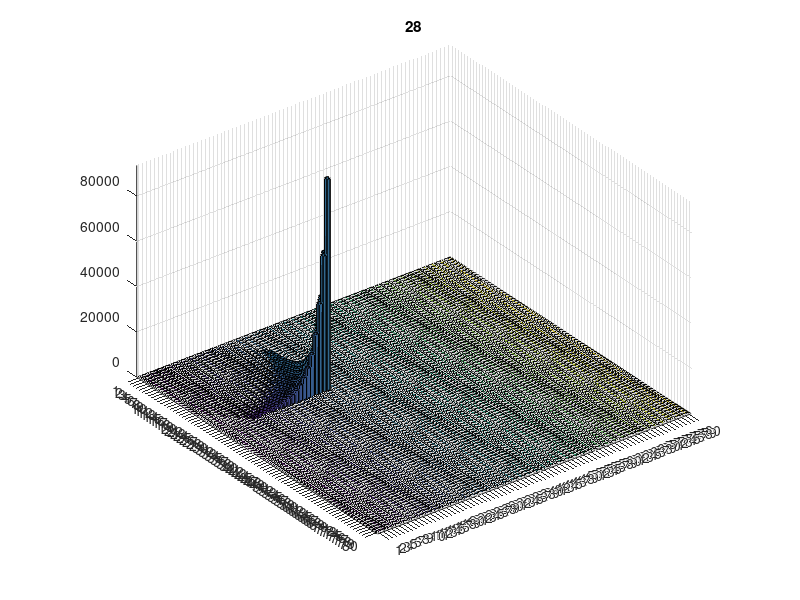

MATLAB code for this plot:
function [t,x] = infection_RK3_lagr_efficient

%%%%%%%%%%%%%%%%%%%%%%%%%%%%%%
% states
% x(1) = target cell (#/mL)
% x(2) = BV ITR/GOI (#/mL)
% x(3) = BV rep/cap (#/mL)
% x(4) = co-infected (#/mL)
% x(5) = infected ITR/GOI (#/mL)
% x(6) = infected rep/cap (#/mL)

tic
C0=1e6; % #/mL
MOIgoi=5; 
MOIrc=5;  

Vgoi0=C0*MOIgoi; % #/mL
Vrc0=C0*MOIrc; % #/mL

Dtau=1;
age_viab=80;
age_end_inf=20;
n_bins=age_viab/Dtau;
n_bins_inf=age_end_inf/Dtau;
age_bins=Dtau:Dtau:age_viab;
startI1=4;
endI1=3+n_bins;
startI2=4+n_bins;
endI2=3+2*n_bins;
startCo=4+2*n_bins;
endCo=3+2*n_bins+n_bins^2;

x0=[C0 Vgoi0 Vrc0 zeros(1,n_bins*2+n_bins^2)];

k_bind=1.3e-9*60; % mL/cell/h Dee and Shuler

% k_bind=1.05e-8*60; % mL/cell/h Nielsen 2003
mu=0.028; % 1/h
k_deathT=8e-5; % 1/h
k_deathI=0.0017; % 1/h
k_degrBV=7e-3; %1/h

% initialization
t_final=100;
t0=0;
hmax = Dtau; % CFL condition % ode23 default: 0.1*(T-t0);
rtol = 1.e-3;
atol = 1.e-6;
threshold=atol/rtol;
t=t0;
x=x0;

% first step selection
k1=inf_model(t0,x0);
r=norm(k1./max(abs(x0),threshold), inf);
h = 0.8*rtol^(1/3)/r;

% pre-allocate arrays
xx=zeros(10e3,length(x0));
tt=zeros(10e3,1);

tt(1)=t0;
xx(1,:)=x0;
i=2;
sum_h=0;
nofailed=true;

while t<t_final

    % step control
    hmin = 16*eps*abs(t);
    h=max(hmin,min(h,hmax));

    if 1.1*h >= t_final - t
        h = t_final - t;
    elseif 1.1*h+sum_h >= Dtau
        h = Dtau - sum_h;
    end

    k2=inf_model(t+h/2,x+k1*h/2);
    k3=inf_model(t+3*h/4,x+3*k2*h/4);

    t_new=t+h;
    x_new=x+h*(2*k1+3*k2+4*k3)/9;

    k4=inf_model(t_new,x_new);

    % estimate error
    e = h*(-5*k1 + 6*k2 + 8*k3 - 9*k4)/72;

    err_est=norm(e./max(max(abs(x),abs(x_new)), threshold), inf);

    if err_est <= rtol
        t=t_new;
        x=x_new;
        k1=k4;
        xx(i,:)=x;
        tt(i,:)=t;

        i=i+1;
        sum_h=sum_h+h;

        temp = 1.25*(err_est/rtol)^(1/3);
        h=h*min(5,1/temp);    
        nofailed=true;
        
        % pre-allocation
        if length(tt)-i<10
            tt=[tt; zeros(1e5,1)];
            xx=[xx;zeros(1e5,length(x0))];
        end

        % age switch
        if sum_h >= Dtau
            sum_h=0;
            
            % reallocate I1
            x(endI1)=x(endI1)+x(endI1-1);
            x(startI1+1:endI1-1)=x(startI1:endI1-2);
            x(startI1)=0;

            % reallocate I2
            x(endI2)=x(endI2)+x(endI2-1);
            x(startI2+1:endI2-1)=x(startI2:endI2-2);
            x(startI2)=0;

            % reallocate co-infected cells
            % max age: accumulate cells
                i1=n_bins;
                i2=(n_bins-age_end_inf/Dtau+1):n_bins;  % i2=2:n_bins;
                i2=i2+startCo-1;
                x(i2+n_bins*(i1-1))=x(i2+n_bins*(i1-1))+x(i2-1+n_bins*(i1-2));
    
                i1=(n_bins-age_end_inf/Dtau+1):n_bins-1; % i1=2:n_bins-1;
                i2=n_bins;
                i2=i2+startCo-1;
                x(i2+n_bins*(i1-1))=x(i2+n_bins*(i1-1))+x(i2-1+n_bins*(i1-2));
            
%             % reallocation
%             
%                 for i1=(n_bins-1):-1:2
%                     for i2=(n_bins-1):-1:2
%                    
%                         x(startCo-1+i2+n_bins*(i1-1))=x(startCo-1+i2-1+n_bins*(i1-2));
%                     end
%                 end

                for i2=(n_bins-1):-1:(age_end_inf/Dtau+1)
                    for i1=i2:-1:(i2-age_end_inf/Dtau+1)                   
                        x(startCo-1+i2+n_bins*(i1-1))=x(startCo-1+i2-1+n_bins*(i1-2));
                    end
                end
                for i1=(n_bins-1):-1:(age_end_inf/Dtau+1)
                    for i2=(i1-1):-1:(i1-age_end_inf/Dtau+1)                   
                        x(startCo-1+i2+n_bins*(i1-1))=x(startCo-1+i2-1+n_bins*(i1-2));
                    end
                end
                for i1=age_end_inf/Dtau:-1:2
                    for i2=2:(age_end_inf/Dtau)
                        x(startCo-1+i2+n_bins*(i1-1))=x(startCo-1+i2-1+n_bins*(i1-2));
                    end
                end

            % empty first bin
                i1=1;
                i2=1:age_end_inf/Dtau; % i2=1:n_bins-1;
                i2=i2+startCo-1;
                x(i2+n_bins*(i1-1))=0;

                i1=2:age_end_inf/Dtau;
                i2=1;
                i2=i2+startCo-1;
                x(i2+n_bins*(i1-1))=0;

            k1=inf_model(t,x);
        end

    else
      if nofailed
        nofailed = false;
        h = max(hmin, h * max(0.5, 0.8*(rtol/err_est)^(1/3)));
      
      else
        h = max(hmin, 0.5 * h);
      end
    
    end

    if h <= hmin
        warning('Step size %e too small at t = %e.\n',h,t);
        break
    end

end
x=xx(1:i-1,:);
t=tt(1:i-1);
toc
% 
t_plot=300;
co=x(t_plot,startCo:endCo);
co=reshape(co,[n_bins,n_bins]);
bar3(co)
title(t(t_plot))

% plot(t,x(:,2))
% bar3(x(:,startI1:endI1))
% plot(t,sum(x(:,6:end),2))

function dxdt = inf_model(t,x)
    dxdt=x; % pre-allocate
    
    % species
    T=x(1);
    V1=x(2);
    V2=x(3);
    I1=x(startI1:endI1);
    I2=x(startI2:endI2);
    Co=x(startCo:endCo);

    I1_tot=sum(I1);
    I2_tot=sum(I2);
    Co_tot=sum(Co);
    C=T+I1_tot+I2_tot+Co_tot;

    % pre-allocate balances
    dI1dt=I1;
    dI2dt=I2;
%     dCodt=Co;
    
    % cells and virions balances
    dxdt(1)=mu*T-k_deathT*T-k_bind*T*(V1+V2); % target cells
    dxdt(2)=-k_bind*V1*C-k_degrBV*V1; % BV ITR/GOI (#/mL) 
    dxdt(3)=-k_bind*V2*C-k_degrBV*V2; % BV rep/cap (#/mL) 

    dI1dt(1)=k_bind*T*V1-k_deathI*I1(1)-k_bind*I1(1)*V2;
    dI1dt(2:n_bins_inf)=-k_deathI*I1(2:n_bins_inf)-k_bind*I1(2:n_bins_inf)*V2;
    dI1dt(n_bins_inf+1:end)=-k_deathI*I1(n_bins_inf+1:end);

    dI2dt(1)=k_bind*T*V2-k_deathI*I2(1)-k_bind*I2(1)*V1;
    dI2dt(2:n_bins_inf)=-k_deathI*I2(2:n_bins_inf)-k_bind*I2(2:n_bins_inf)*V1;
    dI2dt(n_bins_inf+1:end)=-k_deathI*I2(n_bins_inf+1:end);
    
    % co-infected cells
%         dCodt=zeros(1,length(Co));
        % all bins
        dCodt=-k_deathI*Co;
        % first bin
        dCodt(1)=dCodt(1)+k_bind*(I1(1)*V2+I2(1)*V1);
        % cells freshly infected by V1
        dCodt(2:n_bins_inf)=dCodt(2:n_bins_inf)+k_bind*(I2(2:n_bins_inf)*V1);
        % cells freshly infected by V2
        dCodt(1+n_bins*((2:n_bins_inf)-1))=dCodt(1+n_bins*((2:n_bins_inf)-1))+...
            k_bind*(I1(2:n_bins_inf)*V2);

    dxdt(4:end)=[dI1dt dI2dt dCodt];
      
end

end